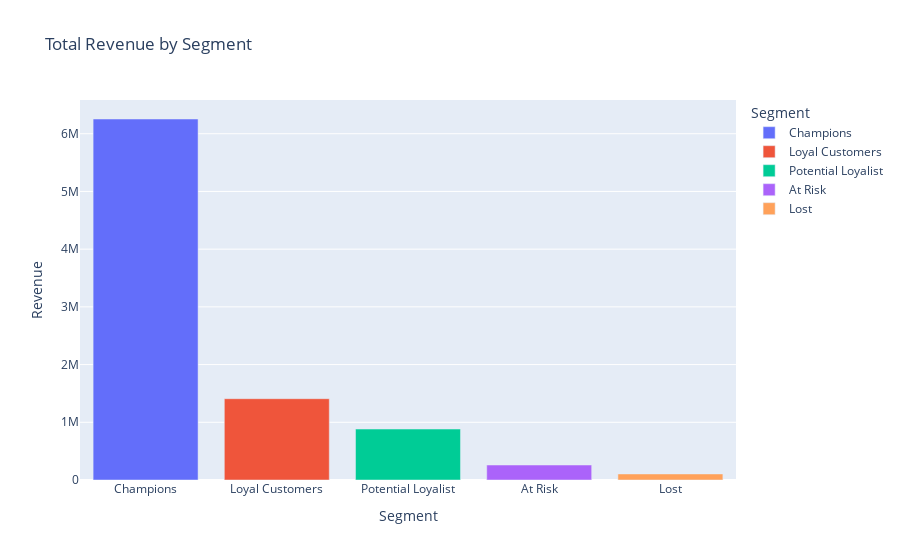

Notebook cell for this chart:
### Code cell
segment_summary = (
    df.merge(rfm[['Customer ID','Segment']], on='Customer ID')
      .groupby('Segment')['Revenue']
      .sum()
      .sort_values(ascending=False)
      .reset_index()
)

fig = px.bar(segment_summary, x='Segment', y='Revenue', color='Segment', title='Total Revenue by Segment')
fig.show()

### Figure 1 — Plotly figure (JSON) as saved in the notebook; plotly's stock layout.template omitted (floating-point values rounded to 4 significant figures)
{"data": [{"hovertemplate": "Segment=%{x}<br>Revenue=%{y}<extra></extra>", "legendgroup": "Champions", "marker": {"color": "#636efa", "pattern": {"shape": ""}}, "name": "Champions", "orientation": "v", "showlegend": true, "textposition": "auto", "type": "bar", "x": ["Champions"], "xaxis": "x", "y": [6255000.0], "yaxis": "y"}, {"hovertemplate": "Segment=%{x}<br>Revenue=%{y}<extra></extra>", "legendgroup": "Loyal Customers", "marker": {"color": "#EF553B", "pattern": {"shape": ""}}, "name": "Loyal Customers", "orientation": "v", "showlegend": true, "textposition": "auto", "type": "bar", "x": ["Loyal Customers"], "xaxis": "x", "y": [1409000.0], "yaxis": "y"}, {"hovertemplate": "Segment=%{x}<br>Revenue=%{y}<extra></extra>", "legendgroup": "Potential Loyalist", "marker": {"color": "#00cc96", "pattern": {"shape": ""}}, "name": "Potential Loyalist", "orientation": "v", "showlegend": true, "textposition": "auto", "type": "bar", "x": ["Potential Loyalist"], "xaxis": "x", "y": [882600.0], "yaxis": "y"}, {"hovertemplate": "Segment=%{x}<br>Revenue=%{y}<extra></extra>", "legendgroup": "At Risk", "marker": {"color": "#ab63fa", "pattern": {"shape": ""}}, "name": "At Risk", "orientation": "v", "showlegend": true, "textposition": "auto", "type": "bar", "x": ["At Risk"], "xaxis": "x", "y": [259900.0], "yaxis": "y"}, {"hovertemplate": "Segment=%{x}<br>Revenue=%{y}<extra></extra>", "legendgroup": "Lost", "marker": {"color": "#FFA15A", "pattern": {"shape": ""}}, "name": "Lost", "orientation": "v", "showlegend": true, "textposition": "auto", "type": "bar", "x": ["Lost"], "xaxis": "x", "y": [105000.0], "yaxis": "y"}], "layout": {"barmode": "relative", "legend": {"title": {"text": "Segment"}, "tracegroupgap": 0}, "title": {"text": "Total Revenue by Segment"}, "xaxis": {"anchor": "y", "categoryarray": ["Champions", "Loyal Customers", "Potential Loyalist", "At Risk", "Lost"], "categoryorder": "array", "domain": [0, 1], "title": {"text": "Segment"}}, "yaxis": {"anchor": "x", "domain": [0, 1], "title": {"text": "Revenue"}}}}
